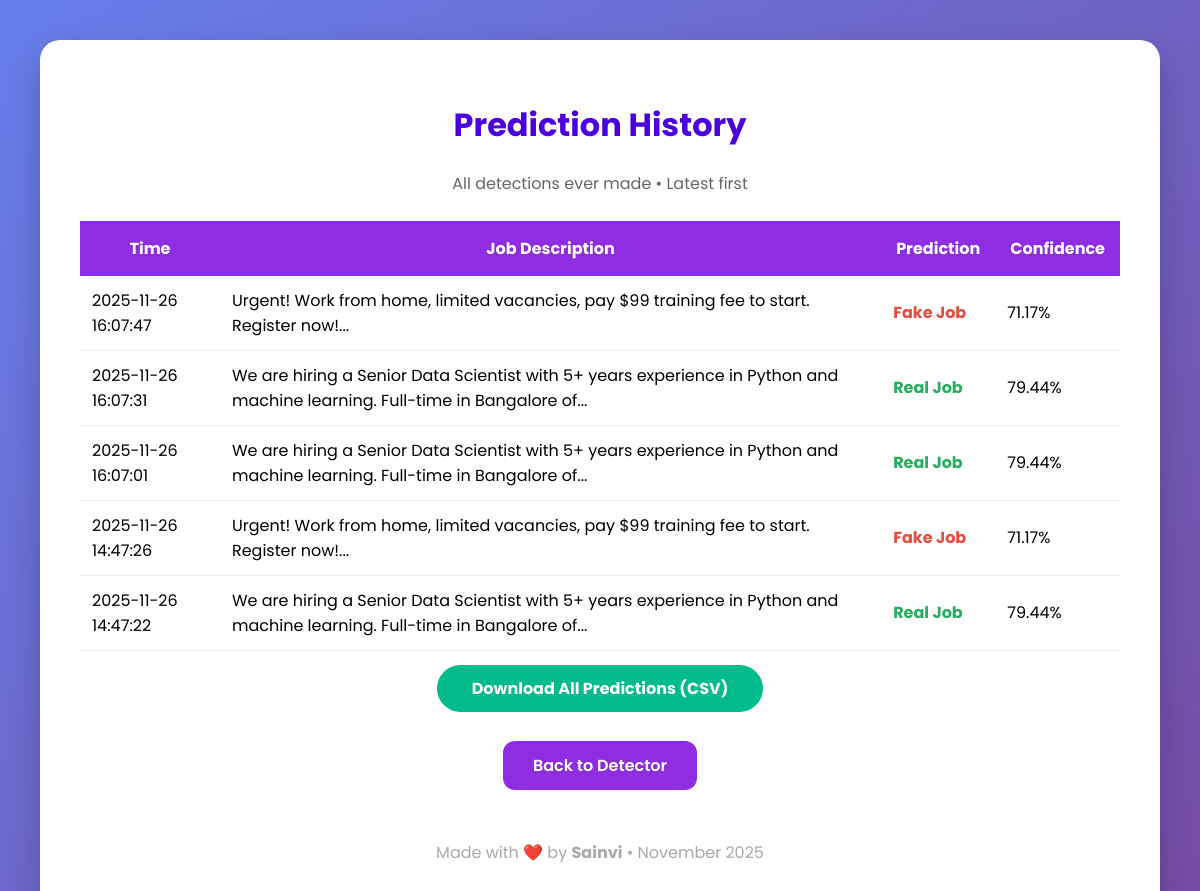
The app's page /history with its own data.
### tables this page shows
CREATE TABLE predictions (
                id INTEGER PRIMARY KEY AUTOINCREMENT,
                job_description TEXT,
                prediction TEXT,
                confidence REAL,
                timestamp DATETIME DEFAULT CURRENT_TIMESTAMP
            );

### app.py (the view)
@app.route('/history')
def history():
    with sqlite3.connect(DB_NAME) as conn:
        cur = conn.execute("SELECT job_description, prediction, confidence, timestamp FROM predictions ORDER BY id DESC")
        records = cur.fetchall()
    return render_template('history.html', records=records)

### templates/history.html (shortened to what this page needs)
<!DOCTYPE html>
<html lang="en">
  <head>
  </head>
  <body>
    <div class="container">
      <h1>Prediction History</h1>
      <p style="text-align: center; color: #666">
        All detections ever made • Latest first
      </p>
      {% if records %}
      <table>
        <tr>
          <th>Time</th>
          <th>Job Description</th>
          <th>Prediction</th>
          <th>Confidence</th>
        </tr>
        {% for job, label, conf, time in records %}
        <tr>
          <td>{{ time }}</td>
          <td>{{ job[:120] }}...</td>
          <td class="{{ 'fake' if 'Fake' in label else 'real' }}">
            {{ label }}
          </td>
          <td>{{ "%.2f"|format(conf) }}%</td>
        </tr>
        {% endfor %}
      </table>
      {% else %}
      <p style="text-align: center; color: #777; font-size: 1.2em">
        No predictions yet!
      </p>
      {% endif %}
      <div style="text-align: center; margin: 20px 0">
        <a
          href="/export_csv"
          style="
            background: #00bc8c;
            color: white;
            padding: 12px 35px;
            border-radius: 50px;
            text-decoration: none;
            font-weight: bold;
          "
        >
          Download All Predictions (CSV)
        </a>
      </div>
      <div style="text-align: center; margin: 40px 0">
        <a href="/" class="back">Back to Detector</a>
      </div>
      <footer>
        <p>Made with ❤️ by <strong>Sainvi</strong> • November 2025</p>
      </footer>
    </div>
  </body>
</html>

### templates/history.html (style rules this page uses)
body { font-family: "Poppins", sans-serif; background: linear-gradient(135deg, #667eea 0%, #764ba2 100%); margin: 0; padding: 40px; min-height: 100vh; }
.container { max-width: 1100px; margin: auto; background: white; padding: 40px; border-radius: 20px; box-shadow: 0 15px 35px rgba(0, 0, 0, 0.2); }
h1 { text-align: center; color: #4a00e0; }
table { width: 100%; border-collapse: collapse; margin: 25px 0; background: white; }
th { background: #8e2de2; color: white; padding: 15px; }
td { padding: 12px; border-bottom: 1px solid #eee; }
.fake { color: #e74c3c; font-weight: bold; }
.real { color: #27ae60; font-weight: bold; }
.back { display: inline-block; padding: 12px 30px; background: #8e2de2; color: white; text-decoration: none; border-radius: 12px; font-weight: 600; }
footer { text-align: center; margin-top: 50px; color: #aaa; }

### records on screen
predictions: timestamp "2025-11-26 16:07:47", job_description "Urgent! Work from home, limited vacancies, pay $99 training fee to start. Register now!", prediction "Fake Job", confidence "71.17"
predictions: timestamp "2025-11-26 16:07:31", job_description "We are hiring a Senior Data Scientist with 5+ years experience in Python and machine learning. Full-time in Bangalore of", prediction "Real Job", confidence "79.44"
predictions: timestamp "2025-11-26 16:07:01", job_description "We are hiring a Senior Data Scientist with 5+ years experience in Python and machine learning. Full-time in Bangalore of", prediction "Real Job", confidence "79.44"
predictions: timestamp "2025-11-26 14:47:26", job_description "Urgent! Work from home, limited vacancies, pay $99 training fee to start. Register now!", prediction "Fake Job", confidence "71.17"
predictions: timestamp "2025-11-26 14:47:22", job_description "We are hiring a Senior Data Scientist with 5+ years experience in Python and machine learning. Full-time in Bangalore of", prediction "Real Job", confidence "79.44"
